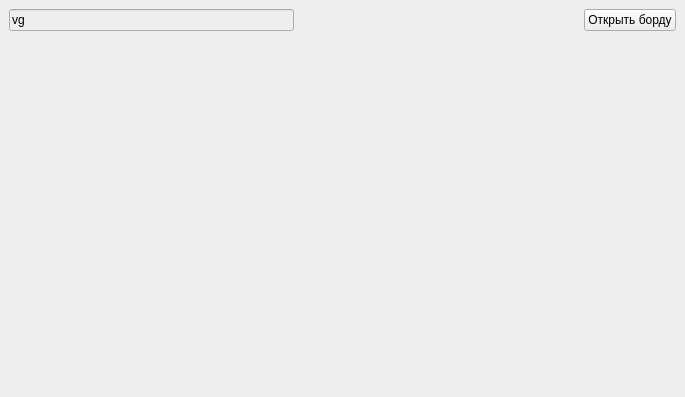
<?xml version="1.0" encoding="UTF-8"?>
<ui version="4.0">
 <class>MainWindow</class>
 <widget class="QMainWindow" name="MainWindow">
  <property name="geometry">
   <rect>
    <x>0</x>
    <y>0</y>
    <width>685</width>
    <height>397</height>
   </rect>
  </property>
  <property name="windowTitle">
   <string>MainWindow</string>
  </property>
  <property name="styleSheet">
   <string notr="true">background: #EEE;</string>
  </property>
  <widget class="QWidget" name="centralwidget">
   <layout class="QVBoxLayout" name="verticalLayout_2">
    <item>
     <layout class="QHBoxLayout" name="horizontalLayout_2">
      <item>
       <widget class="QLineEdit" name="lineEdit">
        <property name="text">
         <string>vg</string>
        </property>
       </widget>
      </item>
      <item>
       <spacer name="horizontalSpacer">
        <property name="orientation">
         <enum>Qt::Horizontal</enum>
        </property>
        <property name="sizeHint" stdset="0">
         <size>
          <width>40</width>
          <height>20</height>
         </size>
        </property>
       </spacer>
      </item>
      <item>
       <widget class="QPushButton" name="pushButton">
        <property name="text">
         <string>Открыть борду</string>
        </property>
       </widget>
      </item>
     </layout>
    </item>
    <item>
     <widget class="QScrollArea" name="scrollArea">
      <property name="frameShape">
       <enum>QFrame::NoFrame</enum>
      </property>
      <property name="frameShadow">
       <enum>QFrame::Sunken</enum>
      </property>
      <property name="lineWidth">
       <number>1</number>
      </property>
      <property name="horizontalScrollBarPolicy">
       <enum>Qt::ScrollBarAsNeeded</enum>
      </property>
      <property name="widgetResizable">
       <bool>true</bool>
      </property>
      <property name="alignment">
       <set>Qt::AlignLeading|Qt::AlignLeft|Qt::AlignVCenter</set>
      </property>
      <widget class="QWidget" name="scrollAreaWidgetContents">
       <property name="geometry">
        <rect>
         <x>0</x>
         <y>0</y>
         <width>667</width>
         <height>302</height>
        </rect>
       </property>
       <layout class="QVBoxLayout" name="verticalLayout_3">
        <property name="spacing">
         <number>0</number>
        </property>
        <property name="leftMargin">
         <number>0</number>
        </property>
        <property name="topMargin">
         <number>0</number>
        </property>
        <property name="rightMargin">
         <number>0</number>
        </property>
        <property name="bottomMargin">
         <number>0</number>
        </property>
        <item>
         <widget class="QStackedWidget" name="stackedWidget"/>
        </item>
       </layout>
      </widget>
     </widget>
    </item>
   </layout>
  </widget>
  <widget class="QMenuBar" name="menubar">
   <property name="geometry">
    <rect>
     <x>0</x>
     <y>0</y>
     <width>685</width>
     <height>22</height>
    </rect>
   </property>
  </widget>
  <widget class="QStatusBar" name="statusbar"/>
 </widget>
 <resources/>
 <connections/>
</ui>
